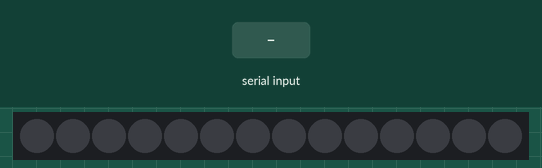
A sketch run on a simulated Arduino Uno, built with avr-gcc and run on an emulated ATmega328P. On the bench: 14 RGB LEDs in strip order, left to right. The inputs (shaded band) are chosen by the test bench. The strip is taken to match the declared colour order.

Above: at 1.2 s.
1.3 s: "1\n" received over Serial
At 1.9 s:
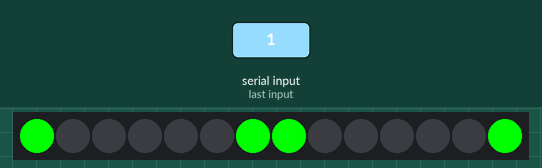
At 2.9 s:
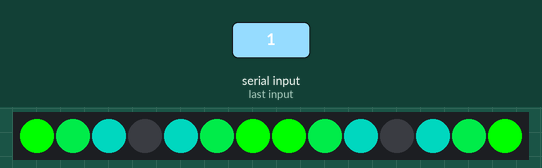
4.3 s: "2\n" received over Serial
At 5.9 s:
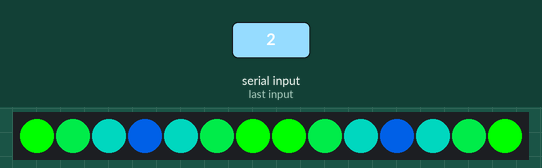
Timing chart, 0 to 7.4 s (numbered marks = the images above; inputs shaded):
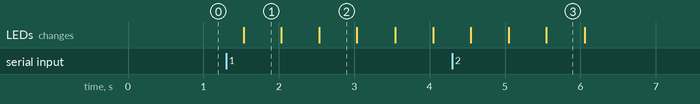

Measured:
- after the input at 1.3 s, the LEDs: change after 0.23 s (image 1)
- what the display in image 1 shows lasts 0.5 s, from 1.5 s to 2.0 s

The sketch:

Geil.ino
```cpp
#include <Adafruit_NeoPixel.h>
#ifdef __AVR__
  #include <avr/power.h>
#endif

// Definitions
#define PIN 6
#define STRIPS  2
#define PIXELSPERSTRIP  7
#define NUMPIXELS   STRIPS * PIXELSPERSTRIP
#define BRIGHTNESS  255

String command;
int dv = 500;

Adafruit_NeoPixel pixels = Adafruit_NeoPixel(NUMPIXELS, PIN, NEO_RGB + NEO_KHZ800);

void setup() {
  // This is for Trinket 5V 16MHz, you can remove these three lines if you are not using a Trinket
//#if defined (__AVR_ATtiny85__)
  //if (F_CPU == 16000000) clock_prescale_set(clock_div_1);
//#endif
  // End of trinket special code

  //initialize the serial connection
  Serial.begin(9600);

  pixels.setBrightness(BRIGHTNESS);
  pixels.begin(); // This initializes the NeoPixel library.
  pixels.show(); // Initialize all pixels to 'off'
}

void loop (){

  if(Serial.available() > 0)
    {
        command = Serial.readStringUntil('\n');
        //x = Serial.parseInt();
    }

  if(command=="1")
    {
      for(int i=0; i<PIXELSPERSTRIP/2+1; i++)
        {
          pixels.setPixelColor(i, pixels.Color(0,255-i*60,i*60));
          pixels.setPixelColor(i+PIXELSPERSTRIP, pixels.Color(0,255-i*60,i*60));
          pixels.setPixelColor(PIXELSPERSTRIP-1-i, pixels.Color(0,255-i*60,i*60));
          pixels.setPixelColor(2*PIXELSPERSTRIP-1-i, pixels.Color(0,255-i*60,i*60));
          pixels.show();
          delay(dv);
        }
    }
     // pixels.setPixelColor(i, pixels.Color(0,0,0));
     // pixels.setPixelColor(PIXELSPERSTRIP-1-i, pixels.Color(0,0,0));
     // pixels.setPixelColor(i+PIXELSPERSTRIP, pixels.Color(0,0,0));
     // pixels.setPixelColor(2*PIXELSPERSTRIP-1-i, pixels.Color(0,0,0));
      for(int i=0; i<NUMPIXELS; i++)
        {
          pixels.setPixelColor(i, pixels.Color(0,0,0));
          pixels.show();
        }
      delay(dv);

  if(command=="2"){
    for(int i=0; i<NUMPIXELS; i++){
      pixels.setPixelColor(i, pixels.Color(0,0,0));
      pixels.show();
    }
  }
}
```
